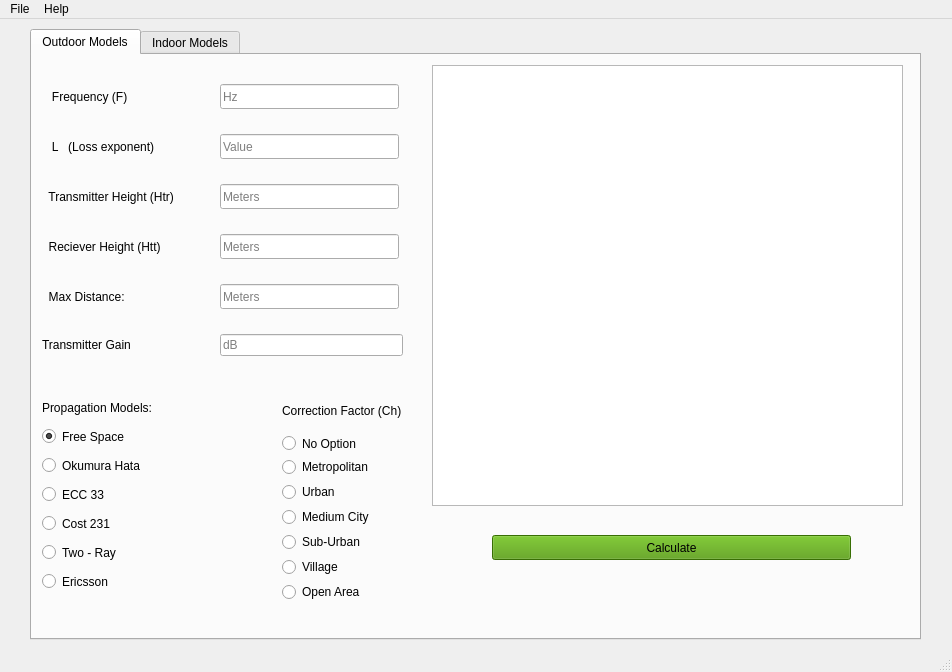
<?xml version="1.0" encoding="UTF-8"?>
<ui version="4.0">
 <class>App</class>
 <widget class="QMainWindow" name="App">
  <property name="geometry">
   <rect>
    <x>0</x>
    <y>0</y>
    <width>952</width>
    <height>672</height>
   </rect>
  </property>
  <property name="sizePolicy">
   <sizepolicy hsizetype="Minimum" vsizetype="Minimum">
    <horstretch>0</horstretch>
    <verstretch>0</verstretch>
   </sizepolicy>
  </property>
  <property name="minimumSize">
   <size>
    <width>952</width>
    <height>672</height>
   </size>
  </property>
  <property name="maximumSize">
   <size>
    <width>952</width>
    <height>672</height>
   </size>
  </property>
  <property name="windowTitle">
   <string>Propagation Models Calculator</string>
  </property>
  <property name="documentMode">
   <bool>false</bool>
  </property>
  <widget class="QWidget" name="centralwidget">
   <widget class="QTabWidget" name="tabs_area">
    <property name="geometry">
     <rect>
      <x>30</x>
      <y>10</y>
      <width>891</width>
      <height>611</height>
     </rect>
    </property>
    <property name="currentIndex">
     <number>0</number>
    </property>
    <property name="movable">
     <bool>false</bool>
    </property>
    <widget class="QWidget" name="outdoor_models">
     <attribute name="title">
      <string>Outdoor Models</string>
     </attribute>
     <widget class="QWidget" name="verticalLayoutWidget">
      <property name="geometry">
       <rect>
        <x>10</x>
        <y>370</y>
        <width>222</width>
        <height>170</height>
       </rect>
      </property>
      <property name="minimumSize">
       <size>
        <width>222</width>
        <height>170</height>
       </size>
      </property>
      <property name="maximumSize">
       <size>
        <width>222</width>
        <height>170</height>
       </size>
      </property>
      <layout class="QVBoxLayout" name="verticalLayout">
       <item>
        <widget class="QRadioButton" name="free_space_rb">
         <property name="minimumSize">
          <size>
           <width>220</width>
           <height>23</height>
          </size>
         </property>
         <property name="maximumSize">
          <size>
           <width>220</width>
           <height>23</height>
          </size>
         </property>
         <property name="text">
          <string>Free Space</string>
         </property>
         <property name="checked">
          <bool>true</bool>
         </property>
        </widget>
       </item>
       <item>
        <widget class="QRadioButton" name="okumura_rb">
         <property name="minimumSize">
          <size>
           <width>220</width>
           <height>23</height>
          </size>
         </property>
         <property name="maximumSize">
          <size>
           <width>220</width>
           <height>23</height>
          </size>
         </property>
         <property name="text">
          <string>Okumura Hata</string>
         </property>
        </widget>
       </item>
       <item>
        <widget class="QRadioButton" name="ecc_33_rb">
         <property name="minimumSize">
          <size>
           <width>220</width>
           <height>23</height>
          </size>
         </property>
         <property name="maximumSize">
          <size>
           <width>220</width>
           <height>23</height>
          </size>
         </property>
         <property name="text">
          <string>ECC 33</string>
         </property>
        </widget>
       </item>
       <item>
        <widget class="QRadioButton" name="cost_231_rb">
         <property name="minimumSize">
          <size>
           <width>220</width>
           <height>23</height>
          </size>
         </property>
         <property name="maximumSize">
          <size>
           <width>220</width>
           <height>23</height>
          </size>
         </property>
         <property name="text">
          <string>Cost 231</string>
         </property>
        </widget>
       </item>
       <item>
        <widget class="QRadioButton" name="two_ray_rb_2">
         <property name="minimumSize">
          <size>
           <width>220</width>
           <height>23</height>
          </size>
         </property>
         <property name="maximumSize">
          <size>
           <width>220</width>
           <height>23</height>
          </size>
         </property>
         <property name="text">
          <string>Two - Ray</string>
         </property>
        </widget>
       </item>
       <item>
        <widget class="QRadioButton" name="ericsson_rb">
         <property name="minimumSize">
          <size>
           <width>220</width>
           <height>23</height>
          </size>
         </property>
         <property name="maximumSize">
          <size>
           <width>220</width>
           <height>23</height>
          </size>
         </property>
         <property name="text">
          <string>Ericsson</string>
         </property>
        </widget>
       </item>
      </layout>
     </widget>
     <widget class="PlotWidget" name="graphics_view">
      <property name="geometry">
       <rect>
        <x>400</x>
        <y>10</y>
        <width>471</width>
        <height>441</height>
       </rect>
      </property>
      <property name="minimumSize">
       <size>
        <width>471</width>
        <height>441</height>
       </size>
      </property>
      <property name="maximumSize">
       <size>
        <width>471</width>
        <height>441</height>
       </size>
      </property>
     </widget>
     <widget class="QWidget" name="verticalWidget_2" native="true">
      <property name="geometry">
       <rect>
        <x>250</x>
        <y>380</y>
        <width>141</width>
        <height>170</height>
       </rect>
      </property>
      <property name="minimumSize">
       <size>
        <width>141</width>
        <height>170</height>
       </size>
      </property>
      <property name="maximumSize">
       <size>
        <width>141</width>
        <height>170</height>
       </size>
      </property>
      <property name="styleSheet">
       <string notr="true">border-color: rgb(0, 0, 0);</string>
      </property>
      <layout class="QVBoxLayout" name="verticalLayout_2">
       <item>
        <widget class="QRadioButton" name="no_option_rb">
         <property name="text">
          <string>No Option</string>
         </property>
        </widget>
       </item>
       <item>
        <widget class="QRadioButton" name="metro_rb">
         <property name="minimumSize">
          <size>
           <width>139</width>
           <height>18</height>
          </size>
         </property>
         <property name="maximumSize">
          <size>
           <width>139</width>
           <height>18</height>
          </size>
         </property>
         <property name="text">
          <string>Metropolitan</string>
         </property>
        </widget>
       </item>
       <item>
        <widget class="QRadioButton" name="urban_rb">
         <property name="enabled">
          <bool>true</bool>
         </property>
         <property name="minimumSize">
          <size>
           <width>139</width>
           <height>18</height>
          </size>
         </property>
         <property name="maximumSize">
          <size>
           <width>139</width>
           <height>18</height>
          </size>
         </property>
         <property name="text">
          <string>Urban</string>
         </property>
         <property name="checked">
          <bool>false</bool>
         </property>
        </widget>
       </item>
       <item>
        <widget class="QRadioButton" name="med_city_rb">
         <property name="minimumSize">
          <size>
           <width>139</width>
           <height>18</height>
          </size>
         </property>
         <property name="maximumSize">
          <size>
           <width>139</width>
           <height>18</height>
          </size>
         </property>
         <property name="text">
          <string>Medium City</string>
         </property>
        </widget>
       </item>
       <item>
        <widget class="QRadioButton" name="suburb_rb">
         <property name="minimumSize">
          <size>
           <width>139</width>
           <height>18</height>
          </size>
         </property>
         <property name="maximumSize">
          <size>
           <width>139</width>
           <height>18</height>
          </size>
         </property>
         <property name="text">
          <string>Sub-Urban</string>
         </property>
        </widget>
       </item>
       <item>
        <widget class="QRadioButton" name="village_rb">
         <property name="minimumSize">
          <size>
           <width>139</width>
           <height>18</height>
          </size>
         </property>
         <property name="maximumSize">
          <size>
           <width>139</width>
           <height>18</height>
          </size>
         </property>
         <property name="text">
          <string>Village</string>
         </property>
        </widget>
       </item>
       <item>
        <widget class="QRadioButton" name="open_area_rb">
         <property name="minimumSize">
          <size>
           <width>139</width>
           <height>18</height>
          </size>
         </property>
         <property name="maximumSize">
          <size>
           <width>139</width>
           <height>18</height>
          </size>
         </property>
         <property name="text">
          <string>Open Area</string>
         </property>
        </widget>
       </item>
      </layout>
     </widget>
     <widget class="QWidget" name="formLayoutWidget">
      <property name="geometry">
       <rect>
        <x>10</x>
        <y>10</y>
        <width>361</width>
        <height>311</height>
       </rect>
      </property>
      <property name="minimumSize">
       <size>
        <width>361</width>
        <height>311</height>
       </size>
      </property>
      <property name="maximumSize">
       <size>
        <width>361</width>
        <height>311</height>
       </size>
      </property>
      <layout class="QGridLayout" name="gridLayout_2">
       <item row="2" column="0">
        <widget class="QLabel" name="trans_height_label">
         <property name="minimumSize">
          <size>
           <width>172</width>
           <height>25</height>
          </size>
         </property>
         <property name="maximumSize">
          <size>
           <width>172</width>
           <height>25</height>
          </size>
         </property>
         <property name="text">
          <string>  Transmitter Height (Htr)</string>
         </property>
        </widget>
       </item>
       <item row="1" column="0">
        <widget class="QLabel" name="Loss_exp_label">
         <property name="minimumSize">
          <size>
           <width>141</width>
           <height>25</height>
          </size>
         </property>
         <property name="maximumSize">
          <size>
           <width>141</width>
           <height>25</height>
          </size>
         </property>
         <property name="text">
          <string>   L   (Loss exponent) </string>
         </property>
        </widget>
       </item>
       <item row="3" column="0">
        <widget class="QLabel" name="receiver_height_label">
         <property name="minimumSize">
          <size>
           <width>151</width>
           <height>25</height>
          </size>
         </property>
         <property name="maximumSize">
          <size>
           <width>151</width>
           <height>25</height>
          </size>
         </property>
         <property name="text">
          <string>  Reciever Height (Htt)</string>
         </property>
        </widget>
       </item>
       <item row="4" column="1">
        <widget class="QLineEdit" name="distance_max_meter">
         <property name="minimumSize">
          <size>
           <width>179</width>
           <height>25</height>
          </size>
         </property>
         <property name="maximumSize">
          <size>
           <width>179</width>
           <height>25</height>
          </size>
         </property>
         <property name="styleSheet">
          <string notr="true">border-color: rgb(52, 101, 164);</string>
         </property>
         <property name="placeholderText">
          <string>Meters</string>
         </property>
        </widget>
       </item>
       <item row="2" column="1">
        <widget class="QLineEdit" name="transmitter_height">
         <property name="minimumSize">
          <size>
           <width>179</width>
           <height>25</height>
          </size>
         </property>
         <property name="maximumSize">
          <size>
           <width>179</width>
           <height>25</height>
          </size>
         </property>
         <property name="styleSheet">
          <string notr="true">border-color: rgb(52, 101, 164);</string>
         </property>
         <property name="placeholderText">
          <string>Meters</string>
         </property>
        </widget>
       </item>
       <item row="4" column="0">
        <widget class="QLabel" name="max_meter_label">
         <property name="minimumSize">
          <size>
           <width>102</width>
           <height>25</height>
          </size>
         </property>
         <property name="maximumSize">
          <size>
           <width>102</width>
           <height>25</height>
          </size>
         </property>
         <property name="text">
          <string>  Max Distance:</string>
         </property>
        </widget>
       </item>
       <item row="0" column="0">
        <widget class="QLabel" name="freq_label">
         <property name="minimumSize">
          <size>
           <width>103</width>
           <height>25</height>
          </size>
         </property>
         <property name="maximumSize">
          <size>
           <width>103</width>
           <height>25</height>
          </size>
         </property>
         <property name="text">
          <string>   Frequency (F)</string>
         </property>
        </widget>
       </item>
       <item row="0" column="1">
        <widget class="QLineEdit" name="frequency_outdoor">
         <property name="minimumSize">
          <size>
           <width>179</width>
           <height>25</height>
          </size>
         </property>
         <property name="maximumSize">
          <size>
           <width>179</width>
           <height>25</height>
          </size>
         </property>
         <property name="styleSheet">
          <string notr="true">border-color: rgb(52, 101, 164);</string>
         </property>
         <property name="placeholderText">
          <string>Hz</string>
         </property>
        </widget>
       </item>
       <item row="1" column="1">
        <widget class="QLineEdit" name="loss_exp_value">
         <property name="minimumSize">
          <size>
           <width>179</width>
           <height>25</height>
          </size>
         </property>
         <property name="maximumSize">
          <size>
           <width>179</width>
           <height>25</height>
          </size>
         </property>
         <property name="styleSheet">
          <string notr="true">border-color: rgb(52, 101, 164);</string>
         </property>
         <property name="placeholderText">
          <string>Value</string>
         </property>
        </widget>
       </item>
       <item row="3" column="1">
        <widget class="QLineEdit" name="receiver_height">
         <property name="minimumSize">
          <size>
           <width>179</width>
           <height>25</height>
          </size>
         </property>
         <property name="maximumSize">
          <size>
           <width>179</width>
           <height>25</height>
          </size>
         </property>
         <property name="styleSheet">
          <string notr="true">border-color: rgb(52, 101, 164);</string>
         </property>
         <property name="placeholderText">
          <string>Meters</string>
         </property>
        </widget>
       </item>
       <item row="5" column="1">
        <widget class="QLineEdit" name="transmitter_gain_value">
         <property name="styleSheet">
          <string notr="true">border-color: rgb(52, 101, 164);</string>
         </property>
         <property name="placeholderText">
          <string>dB</string>
         </property>
        </widget>
       </item>
       <item row="5" column="0">
        <widget class="QLabel" name="transmitter_gain_label">
         <property name="text">
          <string>Transmitter Gain</string>
         </property>
        </widget>
       </item>
      </layout>
     </widget>
     <widget class="QLabel" name="correction_factor_label">
      <property name="geometry">
       <rect>
        <x>250</x>
        <y>340</y>
        <width>141</width>
        <height>31</height>
       </rect>
      </property>
      <property name="minimumSize">
       <size>
        <width>141</width>
        <height>31</height>
       </size>
      </property>
      <property name="maximumSize">
       <size>
        <width>141</width>
        <height>31</height>
       </size>
      </property>
      <property name="text">
       <string>Correction Factor (Ch)</string>
      </property>
      <property name="wordWrap">
       <bool>true</bool>
      </property>
     </widget>
     <widget class="QLabel" name="prop_model_label">
      <property name="geometry">
       <rect>
        <x>10</x>
        <y>340</y>
        <width>141</width>
        <height>25</height>
       </rect>
      </property>
      <property name="minimumSize">
       <size>
        <width>141</width>
        <height>25</height>
       </size>
      </property>
      <property name="maximumSize">
       <size>
        <width>141</width>
        <height>25</height>
       </size>
      </property>
      <property name="text">
       <string>Propagation Models:</string>
      </property>
     </widget>
     <widget class="QPushButton" name="calc_outdoor_btn">
      <property name="enabled">
       <bool>true</bool>
      </property>
      <property name="geometry">
       <rect>
        <x>460</x>
        <y>480</y>
        <width>359</width>
        <height>25</height>
       </rect>
      </property>
      <property name="minimumSize">
       <size>
        <width>359</width>
        <height>25</height>
       </size>
      </property>
      <property name="maximumSize">
       <size>
        <width>359</width>
        <height>25</height>
       </size>
      </property>
      <property name="cursor">
       <cursorShape>ArrowCursor</cursorShape>
      </property>
      <property name="styleSheet">
       <string notr="true">background-color: rgb(78, 154, 6);</string>
      </property>
      <property name="text">
       <string>Calculate</string>
      </property>
     </widget>
    </widget>
    <widget class="QWidget" name="indoor_models">
     <attribute name="title">
      <string>Indoor Models</string>
     </attribute>
     <widget class="QWidget" name="verticalLayoutWidget_2">
      <property name="geometry">
       <rect>
        <x>10</x>
        <y>370</y>
        <width>222</width>
        <height>170</height>
       </rect>
      </property>
      <property name="minimumSize">
       <size>
        <width>222</width>
        <height>170</height>
       </size>
      </property>
      <property name="maximumSize">
       <size>
        <width>222</width>
        <height>170</height>
       </size>
      </property>
      <layout class="QVBoxLayout" name="verticalLayout_3">
       <item>
        <widget class="QRadioButton" name="itu_rb">
         <property name="enabled">
          <bool>true</bool>
         </property>
         <property name="minimumSize">
          <size>
           <width>220</width>
           <height>23</height>
          </size>
         </property>
         <property name="maximumSize">
          <size>
           <width>220</width>
           <height>23</height>
          </size>
         </property>
         <property name="text">
          <string>ITU</string>
         </property>
         <property name="checked">
          <bool>true</bool>
         </property>
        </widget>
       </item>
       <item>
        <widget class="QRadioButton" name="log_distance_rb">
         <property name="minimumSize">
          <size>
           <width>220</width>
           <height>23</height>
          </size>
         </property>
         <property name="maximumSize">
          <size>
           <width>220</width>
           <height>23</height>
          </size>
         </property>
         <property name="text">
          <string>Log Distance</string>
         </property>
        </widget>
       </item>
      </layout>
     </widget>
     <widget class="QPushButton" name="calc_indoor_btn">
      <property name="enabled">
       <bool>true</bool>
      </property>
      <property name="geometry">
       <rect>
        <x>460</x>
        <y>480</y>
        <width>359</width>
        <height>25</height>
       </rect>
      </property>
      <property name="minimumSize">
       <size>
        <width>359</width>
        <height>25</height>
       </size>
      </property>
      <property name="maximumSize">
       <size>
        <width>359</width>
        <height>25</height>
       </size>
      </property>
      <property name="styleSheet">
       <string notr="true">background-color: rgb(78, 154, 6);</string>
      </property>
      <property name="text">
       <string>Calculate</string>
      </property>
     </widget>
     <widget class="PlotWidget" name="graphics_view_2">
      <property name="geometry">
       <rect>
        <x>400</x>
        <y>10</y>
        <width>471</width>
        <height>441</height>
       </rect>
      </property>
      <property name="minimumSize">
       <size>
        <width>471</width>
        <height>441</height>
       </size>
      </property>
      <property name="maximumSize">
       <size>
        <width>471</width>
        <height>441</height>
       </size>
      </property>
     </widget>
     <widget class="QLabel" name="prop_model_label_2">
      <property name="geometry">
       <rect>
        <x>10</x>
        <y>340</y>
        <width>141</width>
        <height>25</height>
       </rect>
      </property>
      <property name="minimumSize">
       <size>
        <width>141</width>
        <height>25</height>
       </size>
      </property>
      <property name="maximumSize">
       <size>
        <width>141</width>
        <height>25</height>
       </size>
      </property>
      <property name="text">
       <string>Propagation Models:</string>
      </property>
     </widget>
     <widget class="QLabel" name="correction_factor_label_2">
      <property name="geometry">
       <rect>
        <x>250</x>
        <y>340</y>
        <width>141</width>
        <height>31</height>
       </rect>
      </property>
      <property name="minimumSize">
       <size>
        <width>141</width>
        <height>31</height>
       </size>
      </property>
      <property name="maximumSize">
       <size>
        <width>141</width>
        <height>31</height>
       </size>
      </property>
      <property name="text">
       <string>Options:</string>
      </property>
      <property name="wordWrap">
       <bool>true</bool>
      </property>
     </widget>
     <widget class="QWidget" name="verticalWidget_3" native="true">
      <property name="geometry">
       <rect>
        <x>250</x>
        <y>370</y>
        <width>141</width>
        <height>170</height>
       </rect>
      </property>
      <property name="minimumSize">
       <size>
        <width>141</width>
        <height>170</height>
       </size>
      </property>
      <property name="maximumSize">
       <size>
        <width>141</width>
        <height>170</height>
       </size>
      </property>
      <property name="styleSheet">
       <string notr="true">border-color: rgb(0, 0, 0);</string>
      </property>
      <layout class="QVBoxLayout" name="verticalLayout_4">
       <item>
        <widget class="QRadioButton" name="no_fading_rb">
         <property name="enabled">
          <bool>true</bool>
         </property>
         <property name="minimumSize">
          <size>
           <width>139</width>
           <height>18</height>
          </size>
         </property>
         <property name="maximumSize">
          <size>
           <width>139</width>
           <height>18</height>
          </size>
         </property>
         <property name="text">
          <string>No Fading</string>
         </property>
         <property name="checked">
          <bool>false</bool>
         </property>
        </widget>
       </item>
       <item>
        <widget class="QRadioButton" name="slow_fading_rb">
         <property name="minimumSize">
          <size>
           <width>139</width>
           <height>18</height>
          </size>
         </property>
         <property name="maximumSize">
          <size>
           <width>139</width>
           <height>18</height>
          </size>
         </property>
         <property name="text">
          <string>Slow Fadding</string>
         </property>
        </widget>
       </item>
       <item>
        <widget class="QRadioButton" name="fast_fading_rb">
         <property name="minimumSize">
          <size>
           <width>139</width>
           <height>18</height>
          </size>
         </property>
         <property name="maximumSize">
          <size>
           <width>139</width>
           <height>18</height>
          </size>
         </property>
         <property name="text">
          <string>Fast Fadding</string>
         </property>
        </widget>
       </item>
      </layout>
     </widget>
     <widget class="QWidget" name="formLayoutWidget_2">
      <property name="geometry">
       <rect>
        <x>10</x>
        <y>10</y>
        <width>371</width>
        <height>311</height>
       </rect>
      </property>
      <layout class="QGridLayout" name="gridLayout">
       <property name="spacing">
        <number>2</number>
       </property>
       <item row="0" column="1">
        <widget class="QLineEdit" name="frequency_indoor">
         <property name="readOnly">
          <bool>false</bool>
         </property>
         <property name="placeholderText">
          <string>Hz</string>
         </property>
        </widget>
       </item>
       <item row="1" column="1">
        <widget class="QLineEdit" name="max_distance_value">
         <property name="readOnly">
          <bool>false</bool>
         </property>
         <property name="placeholderText">
          <string>Meters</string>
         </property>
        </widget>
       </item>
       <item row="8" column="1">
        <widget class="QLineEdit" name="floor_number">
         <property name="enabled">
          <bool>false</bool>
         </property>
         <property name="readOnly">
          <bool>false</bool>
         </property>
         <property name="placeholderText">
          <string>Floor Number</string>
         </property>
        </widget>
       </item>
       <item row="0" column="0">
        <widget class="QLabel" name="frequency_ind_label">
         <property name="text">
          <string>Frequency (F)</string>
         </property>
         <property name="wordWrap">
          <bool>true</bool>
         </property>
        </widget>
       </item>
       <item row="2" column="1">
        <widget class="QLineEdit" name="reference_distance_value">
         <property name="readOnly">
          <bool>false</bool>
         </property>
         <property name="placeholderText">
          <string>Meters</string>
         </property>
        </widget>
       </item>
       <item row="3" column="0">
        <widget class="QLabel" name="power_loss_coef_label">
         <property name="text">
          <string>Distance Power Loss Coefficient</string>
         </property>
         <property name="wordWrap">
          <bool>true</bool>
         </property>
        </widget>
       </item>
       <item row="6" column="1">
        <widget class="QComboBox" name="floor_loss_factor_value">
         <item>
          <property name="text">
           <string>9</string>
          </property>
         </item>
         <item>
          <property name="text">
           <string>19</string>
          </property>
         </item>
         <item>
          <property name="text">
           <string>24</string>
          </property>
         </item>
         <item>
          <property name="text">
           <string>16</string>
          </property>
         </item>
         <item>
          <property name="text">
           <string>22</string>
          </property>
         </item>
         <item>
          <property name="text">
           <string>28</string>
          </property>
         </item>
         <item>
          <property name="text">
           <string>Floor Dependency</string>
          </property>
         </item>
         <item>
          <property name="text">
           <string/>
          </property>
         </item>
        </widget>
       </item>
       <item row="3" column="1">
        <widget class="QComboBox" name="power_loss_value">
         <item>
          <property name="text">
           <string>33</string>
          </property>
         </item>
         <item>
          <property name="text">
           <string>32</string>
          </property>
         </item>
         <item>
          <property name="text">
           <string>30</string>
          </property>
         </item>
         <item>
          <property name="text">
           <string>28</string>
          </property>
         </item>
         <item>
          <property name="text">
           <string>31</string>
          </property>
         </item>
         <item>
          <property name="text">
           <string>24</string>
          </property>
         </item>
         <item>
          <property name="text">
           <string>22</string>
          </property>
         </item>
         <item>
          <property name="text">
           <string>20</string>
          </property>
         </item>
         <item>
          <property name="text">
           <string>17</string>
          </property>
         </item>
        </widget>
       </item>
       <item row="8" column="0">
        <widget class="QLabel" name="num_of_floors_label">
         <property name="enabled">
          <bool>false</bool>
         </property>
         <property name="text">
          <string>Number of floors</string>
         </property>
         <property name="wordWrap">
          <bool>true</bool>
         </property>
        </widget>
       </item>
       <item row="6" column="0">
        <widget class="QLabel" name="floor_loss_label">
         <property name="text">
          <string>Floor Penetration Loss Factor</string>
         </property>
         <property name="wordWrap">
          <bool>true</bool>
         </property>
        </widget>
       </item>
       <item row="2" column="0">
        <widget class="QLabel" name="ref_dist_label">
         <property name="text">
          <string>Reference Distance</string>
         </property>
         <property name="wordWrap">
          <bool>true</bool>
         </property>
        </widget>
       </item>
       <item row="9" column="1">
        <widget class="QComboBox" name="area_value">
         <property name="enabled">
          <bool>false</bool>
         </property>
         <item>
          <property name="text">
           <string>Residential</string>
          </property>
         </item>
         <item>
          <property name="text">
           <string>Office</string>
          </property>
         </item>
         <item>
          <property name="text">
           <string>Commercial</string>
          </property>
         </item>
        </widget>
       </item>
       <item row="1" column="0">
        <widget class="QLabel" name="max_distance_label">
         <property name="text">
          <string>Max Distance:</string>
         </property>
         <property name="wordWrap">
          <bool>true</bool>
         </property>
        </widget>
       </item>
       <item row="9" column="0">
        <widget class="QLabel" name="area_label">
         <property name="enabled">
          <bool>false</bool>
         </property>
         <property name="text">
          <string>Area</string>
         </property>
         <property name="wordWrap">
          <bool>true</bool>
         </property>
        </widget>
       </item>
       <item row="5" column="0">
        <widget class="QLabel" name="path_loss_exponent">
         <property name="text">
          <string>Path loss exponent</string>
         </property>
         <property name="wordWrap">
          <bool>true</bool>
         </property>
        </widget>
       </item>
       <item row="5" column="1">
        <widget class="QComboBox" name="path_loss_exp_value">
         <item>
          <property name="text">
           <string>Infinite Space</string>
          </property>
         </item>
         <item>
          <property name="text">
           <string>Retail Store</string>
          </property>
         </item>
         <item>
          <property name="text">
           <string>Grocery Store</string>
          </property>
         </item>
         <item>
          <property name="text">
           <string>Office</string>
          </property>
         </item>
         <item>
          <property name="text">
           <string>Office with Hard Partition</string>
          </property>
         </item>
         <item>
          <property name="text">
           <string>Office with Soft Partition</string>
          </property>
         </item>
         <item>
          <property name="text">
           <string>Textile or Chemical</string>
          </property>
         </item>
         <item>
          <property name="text">
           <string>Commercial</string>
          </property>
         </item>
        </widget>
       </item>
      </layout>
     </widget>
    </widget>
   </widget>
  </widget>
  <widget class="QMenuBar" name="menubar">
   <property name="geometry">
    <rect>
     <x>0</x>
     <y>0</y>
     <width>952</width>
     <height>20</height>
    </rect>
   </property>
   <widget class="QMenu" name="menuFile">
    <property name="title">
     <string>File</string>
    </property>
    <addaction name="export_pdf_button"/>
    <addaction name="actionClose"/>
   </widget>
   <widget class="QMenu" name="menuHelp">
    <property name="title">
     <string>Help</string>
    </property>
    <addaction name="actionHelp"/>
    <addaction name="actionAbout"/>
   </widget>
   <addaction name="menuFile"/>
   <addaction name="menuHelp"/>
  </widget>
  <widget class="QStatusBar" name="statusbar"/>
  <action name="export_pdf_button">
   <property name="text">
    <string>Export PDF</string>
   </property>
  </action>
  <action name="actionClose">
   <property name="text">
    <string>Close</string>
   </property>
  </action>
  <action name="actionSave_Settings">
   <property name="text">
    <string>Save Settings</string>
   </property>
  </action>
  <action name="actionLoad_Settings">
   <property name="text">
    <string>Load Settings</string>
   </property>
  </action>
  <action name="actionOkumura_2">
   <property name="text">
    <string>Okumura</string>
   </property>
  </action>
  <action name="actionFree_Space">
   <property name="text">
    <string>Free Space</string>
   </property>
  </action>
  <action name="actionAbout">
   <property name="text">
    <string>About</string>
   </property>
  </action>
  <action name="actionHelp">
   <property name="text">
    <string>Info (PDF)</string>
   </property>
  </action>
 </widget>
 <customwidgets>
  <customwidget>
   <class>PlotWidget</class>
   <extends>QGraphicsView</extends>
   <header>pyqtgraph</header>
  </customwidget>
 </customwidgets>
 <resources/>
 <connections>
  <connection>
   <sender>actionClose</sender>
   <signal>triggered()</signal>
   <receiver>App</receiver>
   <slot>close()</slot>
   <hints>
    <hint type="sourcelabel">
     <x>-1</x>
     <y>-1</y>
    </hint>
    <hint type="destinationlabel">
     <x>404</x>
     <y>298</y>
    </hint>
   </hints>
  </connection>
 </connections>
</ui>
